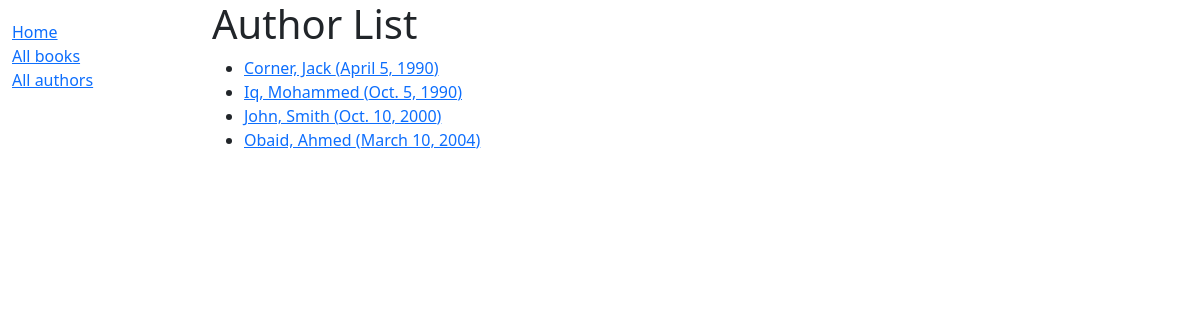
The app's page /catalog/authors/ (signed in) with its own data.
### catalog/models.py (models this page shows, shortened)
class Author(models.Model):
    first_name = models.CharField(max_length=100)
    last_name = models.CharField(max_length=100)
    date_of_birth = models.DateField(null=True, blank=True)
    date_of_death = models.DateField('Died', null=True, blank=True)
    class Meta:
        ordering = ["last_name"]
    def get_absolute_url(self):
        return reverse('author-detail', args=[str(self.id)])
    def __str__(self):
        return '%s, %s' % (self.last_name, self.first_name)

### catalog/views.py (the view)
# urls.py: path('authors/', login_required(views.AuthorListView.as_view()), name='authors'), #this is the path to the authors page
class AuthorListView(generic.ListView):
    model = Author
    context_object_name = 'author_list'  # your own name for the list as a template variable
    template_name = 'authors/my_arbitrary_template_name_list.html'  # Specify your own template name/location
    def get_queryset(self):
        return Author.objects.all()
    def get_context_data(self, **kwargs):
        context = super(AuthorListView, self).get_context_data(**kwargs)
        context['some_data'] = 'This is just some data'
        queryset = Book.objects.filter(author__in=Author.objects.filter())
        context['authored_books'] = queryset
        return context

### catalog/templates/catalog/author_list.html
{% extends "base_generic.html" %}
{%block content%}
<h1> Author List </h1>
   {% if author_list %}
    <ul>
    {% for author in author_list %}
        <li><a href="{{ author.get_absolute_url }}">{{ author }} ({{ author.date_of_birth }})</a></li>
        {% endfor %}
    </ul>
    {% else %}
    <p> No authors are listed. </p>
    {% endif %}
{% endblock %}

### records on screen
Author: last_name+first_name "Corner, Jack", date_of_birth "April 5, 1990"
Author: last_name+first_name "Iq, Mohammed", date_of_birth "Oct. 5, 1990"
Author: last_name+first_name "John, Smith", date_of_birth "Oct. 10, 2000"
Author: last_name+first_name "Obaid, Ahmed", date_of_birth "March 10, 2004"
